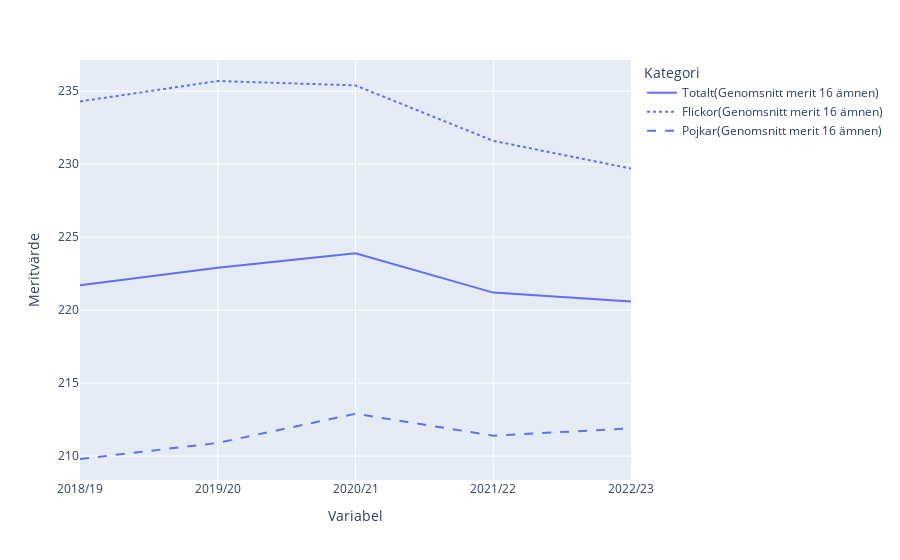

Write notebook code for a chart like this one.
### Code cell
df_mean16 = pd.melt(
    df_1b[0:5],
    id_vars="Variabel",
    var_name="Kategori",
    value_vars={
        "Totalt(Genomsnitt merit 16 ämnen)",
        "Flickor(Genomsnitt merit 16 ämnen)",
        "Pojkar(Genomsnitt merit 16 ämnen)",
    },
    value_name="Meritvärde",
)
fig = px.line(
    df_mean16,
    x="Variabel",
    y="Meritvärde",
    line_dash= "Kategori"
)
fig.show()
df_mean16

### Figure 1 — Plotly figure (JSON) as saved in the notebook; plotly's stock layout.template omitted (floating-point values rounded to 4 significant figures)
{"data": [{"hovertemplate": "Kategori=Totalt(Genomsnitt merit 16 ämnen)<br>Variabel=%{x}<br>Meritvärde=%{y}<extra></extra>", "legendgroup": "Totalt(Genomsnitt merit 16 ämnen)", "line": {"color": "#636efa", "dash": "solid"}, "marker": {"symbol": "circle"}, "mode": "lines", "name": "Totalt(Genomsnitt merit 16 ämnen)", "orientation": "v", "showlegend": true, "type": "scatter", "x": ["2018/19", "2019/20", "2020/21", "2021/22", "2022/23"], "xaxis": "x", "y": [221.7, 222.9, 223.9, 221.2, 220.6], "yaxis": "y"}, {"hovertemplate": "Kategori=Flickor(Genomsnitt merit 16 ämnen)<br>Variabel=%{x}<br>Meritvärde=%{y}<extra></extra>", "legendgroup": "Flickor(Genomsnitt merit 16 ämnen)", "line": {"color": "#636efa", "dash": "dot"}, "marker": {"symbol": "circle"}, "mode": "lines", "name": "Flickor(Genomsnitt merit 16 ämnen)", "orientation": "v", "showlegend": true, "type": "scatter", "x": ["2018/19", "2019/20", "2020/21", "2021/22", "2022/23"], "xaxis": "x", "y": [234.3, 235.7, 235.4, 231.6, 229.7], "yaxis": "y"}, {"hovertemplate": "Kategori=Pojkar(Genomsnitt merit 16 ämnen)<br>Variabel=%{x}<br>Meritvärde=%{y}<extra></extra>", "legendgroup": "Pojkar(Genomsnitt merit 16 ämnen)", "line": {"color": "#636efa", "dash": "dash"}, "marker": {"symbol": "circle"}, "mode": "lines", "name": "Pojkar(Genomsnitt merit 16 ämnen)", "orientation": "v", "showlegend": true, "type": "scatter", "x": ["2018/19", "2019/20", "2020/21", "2021/22", "2022/23"], "xaxis": "x", "y": [209.8, 210.9, 212.9, 211.4, 211.9], "yaxis": "y"}], "layout": {"legend": {"title": {"text": "Kategori"}, "tracegroupgap": 0}, "margin": {"t": 60}, "xaxis": {"anchor": "y", "domain": [0, 1], "title": {"text": "Variabel"}}, "yaxis": {"anchor": "x", "domain": [0, 1], "title": {"text": "Meritvärde"}}}}
